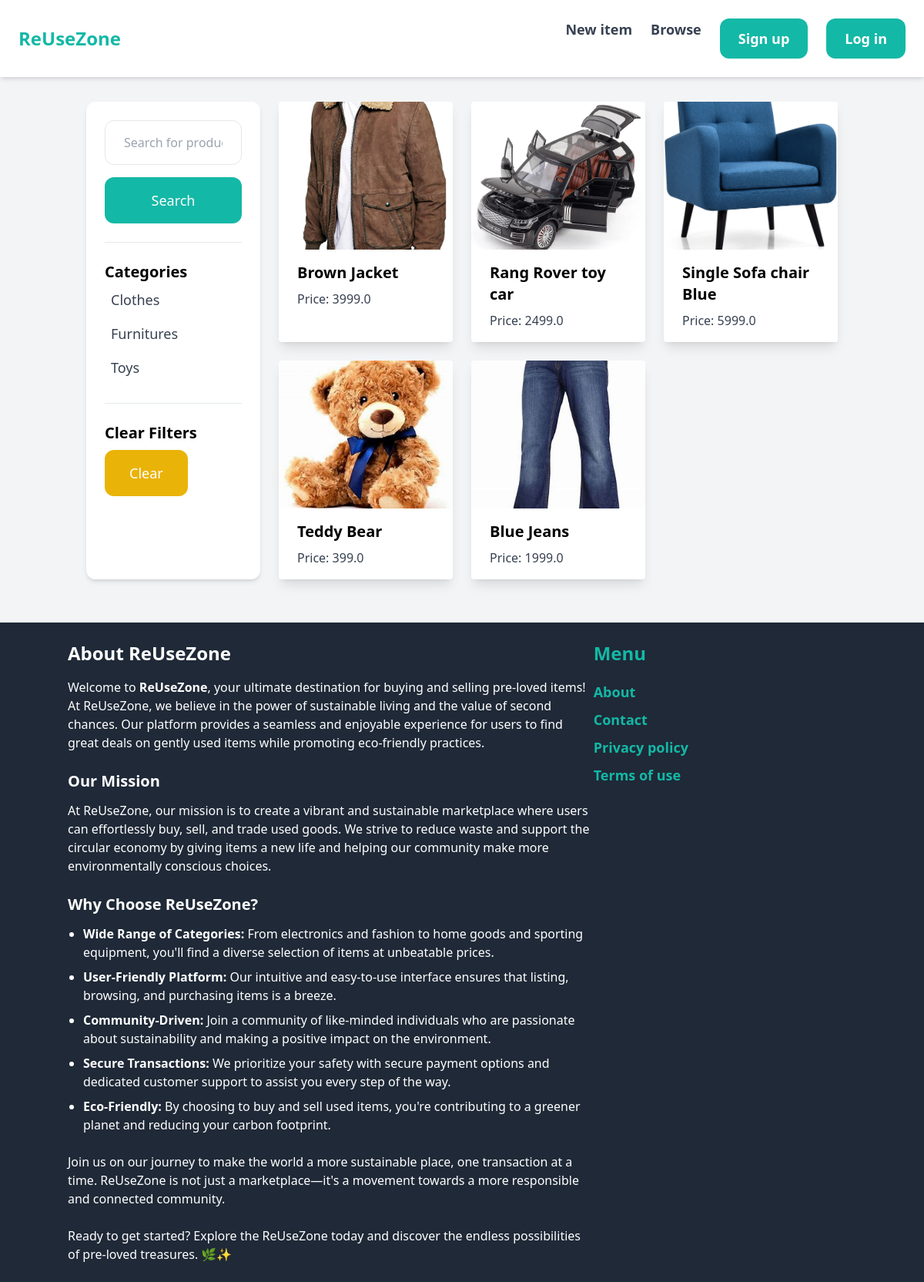
The app's page /items/ with its own data.
### item/models.py (models this page shows, shortened)
class Category(models.Model):
    name = models.CharField(max_length=255)
    class Meta:
        ordering = ('name',)
        verbose_name_plural = 'Categories'

class Item(models.Model):
    category = models.ForeignKey(Category, related_name='items', on_delete=models.CASCADE)
    name = models.CharField(max_length=255)
    description = models.TextField(blank=True, null=True)
    price = models.FloatField()
    image = models.ImageField(upload_to='item_images', blank=True, null=True)
    is_sold = models.BooleanField(default=False)
    created_by = models.ForeignKey(User, related_name='items', on_delete=models.CASCADE)
    created_at = models.DateTimeField(auto_now_add=True)

### item/views.py (the view)
# urls.py: path('items/', include('item.urls')),
def items(request):
    query = request.GET.get('query', '')
    category_id = request.GET.get('category', 0)
    categories = Category.objects.all()
    items = Item.objects.filter(is_sold=False)
    if category_id:
        items = items.filter(category_id=category_id)
    if query:
        items = items.filter(Q(name__icontains=query) | Q(description__icontains=query))
    return render(request, 'item/items.html', {
        'items': items,
        'query': query,
        'categories': categories,
        'category_id': int(category_id)
    })

### item/templates/item/items.html (shortened to what this page needs)
{% extends 'core/base.html' %}
{% block content %}
    <div class="pb-6 grid grid-cols-1 lg:grid-cols-4 gap-6 bg-gray-100">
        <div class="col-span-1 p-6 bg-white rounded-xl shadow-md">
            <form method="get" action="{% url 'item:items' %}">
                <input name="query" class="w-full py-4 px-6 border rounded-xl mb-4" type="text" value="{{ query }}" placeholder="Search for products">
                <button class="w-full py-4 text-lg bg-teal-500 text-white rounded-xl hover:bg-teal-700">Search</button>
            </form>
            <hr class="my-6">
            <p class="font-semibold text-xl">Categories</p>
            <ul>
                {% for category in categories %}
                    <li class="py-2 px-2 rounded-xl{% if category.id == category_id %} bg-gray-200{% endif %} hover:bg-gray-100">
                        <a href="{% url 'item:items' %}?query={{ query }}&category={{ category.id }}" class="text-lg font-medium text-gray-700 hover:text-teal-500">{{ category.name }}</a>
                    </li>
                {% endfor %}
            </ul>
            <hr class="my-6">
            <p class="font-semibold text-xl">Clear Filters</p>
            <ul>
                <li>
                    <a href="{% url 'item:items' %}" class="mt-2 py-4 px-8 inline-block bg-yellow-500 text-lg rounded-xl text-white hover:bg-yellow-600">Clear</a>
                </li>
            </ul>
        </div>
        <div class="col-span-3">
            <div class="grid grid-cols-1 sm:grid-cols-2 md:grid-cols-3 gap-6">
                {% for item in items %}
                    <div class="max-w-sm rounded overflow-hidden shadow-lg bg-white">
                        <a href="{% url 'item:detail' item.id %}">
                            <img src="{{ item.image.url }}" class="w-full h-48 object-cover rounded-t-lg">
                            <div class="px-6 py-4">
                                <h2 class="font-bold text-xl mb-2">{{ item.name }}</h2>
                                <p class="text-gray-700 text-base">Price: {{ item.price }}</p>
                            </div>
                        </a>
                    </div>
                {% endfor %}
            </div>
        </div>
    </div>
{% endblock %}

### records on screen
Category: name "Clothes"
Category: name "Furnitures"
Category: name "Toys"
Item: image (picture), name "Brown Jacket", price "3999.0"
Item: image (picture), name "Rang Rover toy car", price "2499.0"
Item: image (picture), name "Single Sofa chair Blue", price "5999.0"
Item: image (picture), name "Teddy Bear", price "399.0"
Item: image (picture), name "Blue Jeans", price "1999.0"
